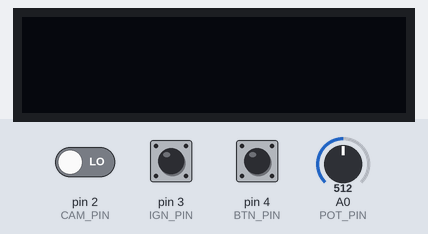
Bench run of a sketch on a simulated Arduino Uno, built with avr-gcc and run on an emulated ATmega328P. Shown: 128×32 one-colour display. The test bench sets the inputs (shaded band); at power-on: pin 4 (BTN_PIN) HIGH, pin 3 (IGN_PIN) LOW, pin 2 (CAM_PIN) LOW, A0 (POT_PIN) = 512.

Above: at 1.2 s.
1.3 s: pin 4 (BTN_PIN) pulled LOW for 0.15 s
At 2.6 s:
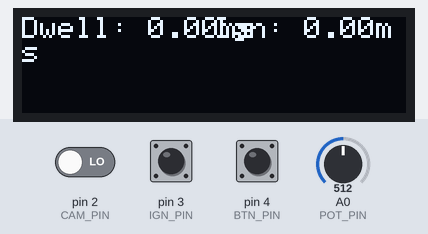
2.9 s: pin 4 (BTN_PIN) pulled LOW for 1 s
At 2.93 s:
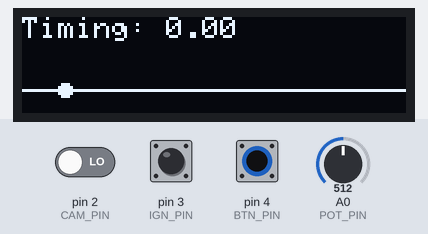
5.4 s: pin 4 (BTN_PIN) pulled LOW for 3.2 s
At 5.48 s:
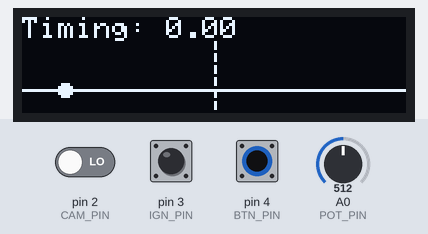
10.1 s: pin 3 (IGN_PIN) pulsed HIGH 2 times (0.12 s each, 0.3 s apart)
At 11.6 s:
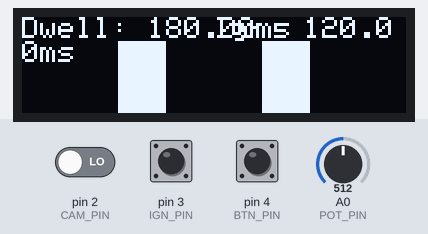
12.2 s: pin 3 (IGN_PIN) driven HIGH
At 12.8 s:
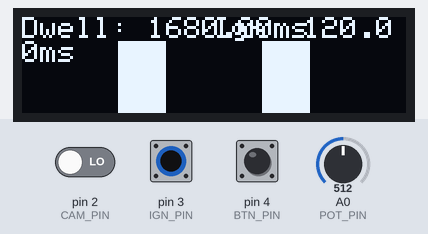
13.7 s: pin 3 (IGN_PIN) driven LOW
At 14.1 s:
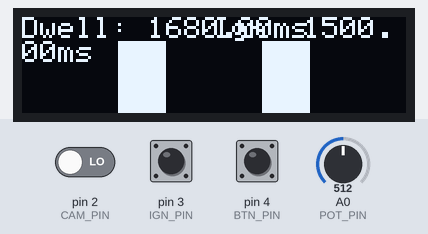

The sketch:

multi_timing_gauge2.ino
```cpp
// Arduino code for graphical ignition timing indicator
// using 4-1 cam shaft sensor signal and ignition module signal
// using 128x32 monochrome adafruit OLED module for display
// including dwell and ignition times in the visualization
// using analog input pin to allow setting a dotted line visualizing expected timing value
// using push button to cycle in-between three different visualization methods

#include <Adafruit_GFX.h>
#include <Adafruit_SSD1306.h>

#define SCREEN_WIDTH 128 // OLED display width, in pixels
#define SCREEN_HEIGHT 32 // OLED display height, in pixels

// Declaration for an SSD1306 display connected to I2C (SDA, SCL pins)
#define OLED_RESET     -1 // Reset pin # (or -1 if sharing Arduino reset pin)
Adafruit_SSD1306 display(SCREEN_WIDTH, SCREEN_HEIGHT, &Wire, OLED_RESET);

#define CAM_PIN 2 // pin for cam shaft sensor signal
#define IGN_PIN 3 // pin for ignition module signal
#define POT_PIN A0 // pin for analog input to set expected timing value
#define BTN_PIN 4 // pin for push button to cycle visualization methods

#define DEBOUNCE_TIME 50 // debounce time for button press, in milliseconds

volatile unsigned long cam_rise = 0; // time of last cam shaft sensor rising edge, in microseconds
volatile unsigned long cam_fall = 0; // time of last cam shaft sensor falling edge, in microseconds
volatile unsigned long last_cam_rise = 0;
volatile unsigned long ign_rise = 0; // time of last ignition module rising edge, in microseconds
volatile unsigned long ign_fall = 0; // time of last ignition module falling edge, in microseconds

volatile float dwell = 0; // dwell time, in milliseconds
volatile float ign = 0; // ignition time, in milliseconds
volatile float timing = 0; // ignition timing, in degrees before top dead center (BTDC)
volatile float deg_per_us = 0.0036f;

int mode = 0; // visualization mode: 0 for dwell and ign bars, 1 for timing line and dot, 2 for timing line and expected line
int pot_value = 0; // analog input value from potentiometer
float expected_timing = 0; // expected timing value, in degrees BTDC

unsigned long last_btn_press = 0; // time of last button press, in milliseconds

bool update_display = false; // flag to indicate if display needs to be updated

void cam_isr() {
  if (digitalRead(CAM_PIN) == HIGH) {
    unsigned long now = micros();
    if (last_cam_rise > 0) {
        unsigned long period = now - last_cam_rise;
        if (period > 0) deg_per_us = 360.0f / (period * 4.0f);
    }
    last_cam_rise = now;
    cam_rise = now;
  } else {
    cam_fall = micros();
    if (ign_rise > 0) {
        timing = (float)(cam_fall - ign_rise) * deg_per_us;
    }
    update_display = true;
  }
}

void ign_isr() {
  if (digitalRead(IGN_PIN) == HIGH) {
    ign_rise = micros();
    if (ign_fall > 0) dwell = (float)(ign_rise - ign_fall) / 1000.0f;
  } else {
    ign_fall = micros();
    if (ign_rise > 0) ign = (float)(ign_fall - ign_rise) / 1000.0f;
  }
  update_display = true;
}

void setup() {
  Serial.begin(9600);
  pinMode(CAM_PIN, INPUT);
  pinMode(IGN_PIN, INPUT);
  pinMode(POT_PIN, INPUT);
  pinMode(BTN_PIN, INPUT_PULLUP);

  attachInterrupt(digitalPinToInterrupt(CAM_PIN), cam_isr, CHANGE);
  attachInterrupt(digitalPinToInterrupt(IGN_PIN), ign_isr, CHANGE);

  if(!display.begin(SSD1306_SWITCHCAPVCC, 0x3C)) {
    for(;;);
  }
  display.clearDisplay();
}

void loop() {
  pot_value = analogRead(POT_PIN);
  expected_timing = map(pot_value, 0, 1023, 10, 40);

  if (digitalRead(BTN_PIN) == LOW && millis() - last_btn_press > DEBOUNCE_TIME) {
    mode = (mode + 1) % 3;
    last_btn_press = millis();
    update_display = true;
  }

  if (update_display) {
    update_display = false;
    display.clearDisplay();
    display.setTextSize(1);
    display.setTextColor(SSD1306_WHITE);

    switch (mode) {
      case 0:
        display.setCursor(0,0);
        display.print("Dwell: "); display.print(dwell); display.print("ms");
        display.setCursor(64,0);
        display.print("Ign: "); display.print(ign); display.print("ms");

        display.fillRect(32, 8, 16, (int)constrain(dwell * 5, 0, 24), SSD1306_WHITE);
        display.fillRect(80, 8, 16, (int)constrain(ign * 5, 0, 24), SSD1306_WHITE);
        break;

      case 1:
      case 2:
        display.setCursor(0,0);
        display.print("Timing: "); display.print(timing);

        int dot_x = 64 + (int)(timing - 25) * 2;
        dot_x = constrain(dot_x, 0, 127);
        display.drawLine(0, 24, 127, 24, SSD1306_WHITE);
        display.fillCircle(dot_x, 24, 2, SSD1306_WHITE);

        if (mode == 2) {
          int exp_x = 64 + (int)(expected_timing - 25) * 2;
          exp_x = constrain(exp_x, 0, 127);
          for(int y=8; y<32; y+=4) display.drawLine(exp_x, y, exp_x, y+2, SSD1306_WHITE);
        }
        break;
    }
    display.display();
  }
  delay(10);
}
```

Measured:
- after the input at 1.3 s, the display: first changes at once (image 1 shows a later state)
- after the input at 2.9 s, the display: changes at once (image 2)
- after the input at 5.4 s, the display: first changes at once (image 3 shows a later state)
- after the input at 10.1 s, the display: first changes after 0.14 s (image 4 shows a later state)
- after the input at 12.2 s, the display: changes at once (image 5)
- after the input at 13.7 s, the display: changes at once (image 6)
